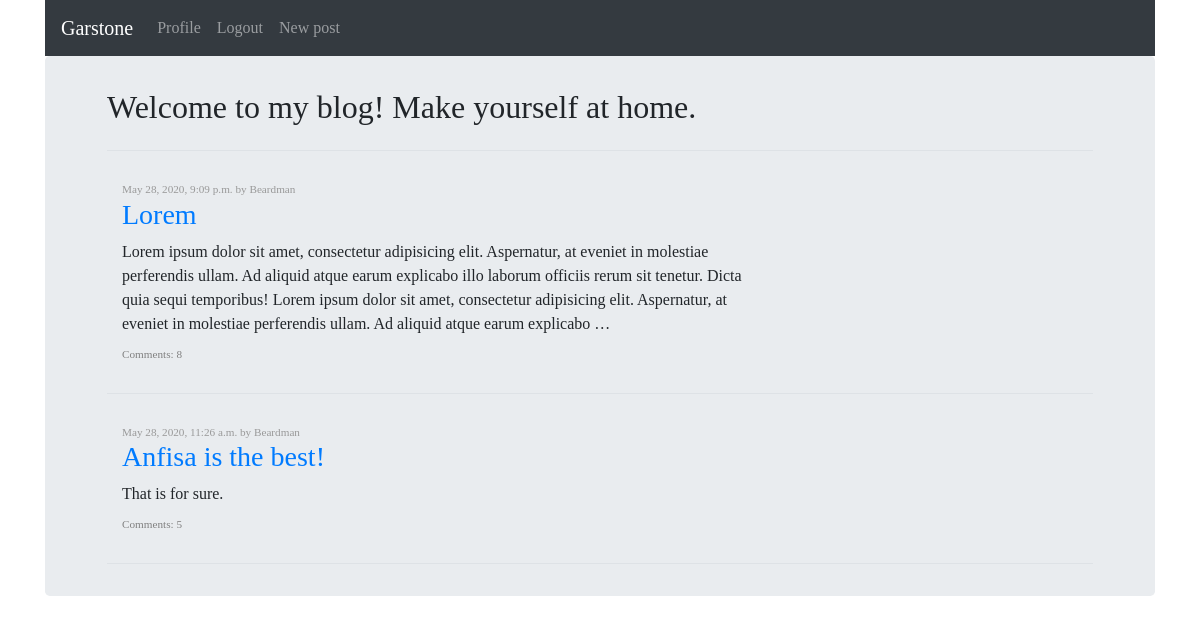
The app's page /?page=2 (signed in), older data.
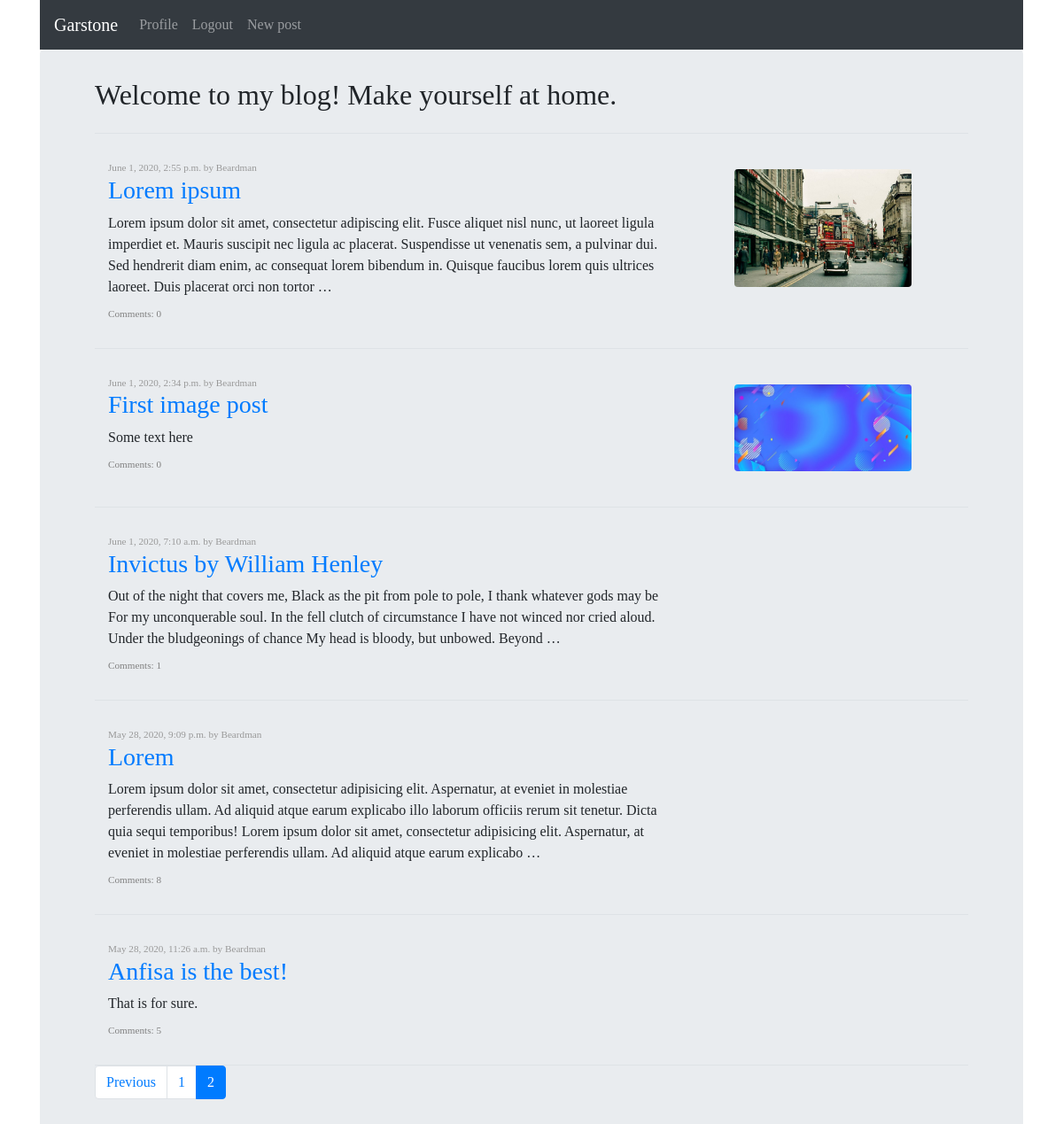
The same page, newer data.
### blog/models.py (models this page shows, shortened)
class Post(models.Model):
    author = models.ForeignKey(User, on_delete=models.CASCADE, related_name='user_posts')
    title = models.CharField(max_length=100)
    text = models.CharField(max_length=65536)
    creation_date = models.DateTimeField(auto_now_add=True)
    image = models.ImageField(upload_to='attachments/', blank=True)

### blog/views.py (the view)
# urls.py: url(r'^$', MainPageView.as_view(), name='index'),
class MainPageView(View):
    @staticmethod
    def get(request, *args, **kwargs):
        all_posts = Post.objects.all().order_by('-creation_date')
        page = request.GET.get('page', 1)
        paginator = Paginator(all_posts, 5)
        try:
            posts = paginator.page(page)
        except PageNotAnInteger:
            posts = paginator.page(1)
        except EmptyPage:
            posts = paginator.page(paginator.num_pages)
        return render(request, 'index.html', context={'posts': posts})

### templates/index.html (shortened to what this page needs)
{% extends "base.html" %}
{% block content %}
    <div class="container">
        <h2 class="pb-4 border-bottom">Welcome to my blog! Make yourself at home.</h2>
        {% for post in posts %}
            <div class="container border-bottom blog-post">
                <div class="row">
                    <div class="container col-lg-8 col-md-7 col-sm-auto">
                        <div class="blog-post-meta">
                            {{ post.creation_date }} by {{ post.author }}
                        </div>
                        <a href="/posts/{{ post.id }}"> <h3>{{ post.title }}</h3></a>
                        {{ post.text|truncatewords:50 }}
                        <div class="blog-post-meta" style="margin-top: 10px">
                            <a id='comments_link' href="/posts/{{ post.id }}">Comments: {{ post.post_comments.count }}</a>
                        </div>
                    </div>
                    <div class="container col-lg-4 col-md-5 col-sm-auto text-center">
                        {% if post.image %}
                            <a href="/posts/{{ post.id }}"><img src="{{ MEDIA_URL }}{{ post.image}}" class="rounded center-block main-page-img"></a>
                        {% endif %}
                    </div>
                </div>
            </div>
        {% endfor %}
    {% if posts.has_other_pages %}
        <nav aria-label="...">
            <ul class="pagination">
                {% if posts.has_previous %}
                    <li class="page-item">
                        <a class="page-link" href="?page={{ posts.previous_page_number }}">Previous</a>
                    </li>
                {% endif %}
                {% for i in posts.paginator.page_range %}
                    {% if posts.number == i %}
                        <li class="page-item active" aria-current="page">
                            <span class="page-link">{{ i }}
                            </span>
                        </li>
                    {% else %}
                        <li class="page-item">
                            <a class="page-link" href="?page={{ i }}">{{ i }}</a>
                        </li>
                    {% endif %}
                {% endfor %}
            </ul>
        </nav>
    {% endif %}
    </div>
{% endblock %}

Row changes from the older to the newer data that the page shows:
added Post: creation_date "June 1, 2020, 2:55 p.m.", author "Beardman", title "Lorem ipsum", text "Lorem ipsum dolor sit amet, consectetur adipiscing elit. Fusce aliquet nisl nunc, ut laoreet ligula imperdiet et. Mauris suscipit nec ligula ac placerat. Suspendisse ut venenatis sem, a pulvinar dui. Sed hendrerit diam enim, ac consequat lorem bibendum in. Quisque faucibus lorem quis ultrices laoreet. Duis placerat orci non tortor …", post_comments.count "0", image (picture)
added Post: creation_date "June 1, 2020, 2:34 p.m.", author "Beardman", title "First image post", text "Some text here", post_comments.count "0", image (picture)
added Post: creation_date "June 1, 2020, 7:10 a.m.", author "Beardman", title "Invictus by William Henley", text "Out of the night that covers me, Black as the pit from pole to pole, I thank whatever gods may be For my unconquerable soul. In the fell clutch of circumstance I have not winced nor cried aloud. Under the bludgeonings of chance My head is bloody, but unbowed. Beyond …", post_comments.count "1"
Text that changed along with them:
text now shown: "Previous"
new list line: "1"
new list line: "2"
